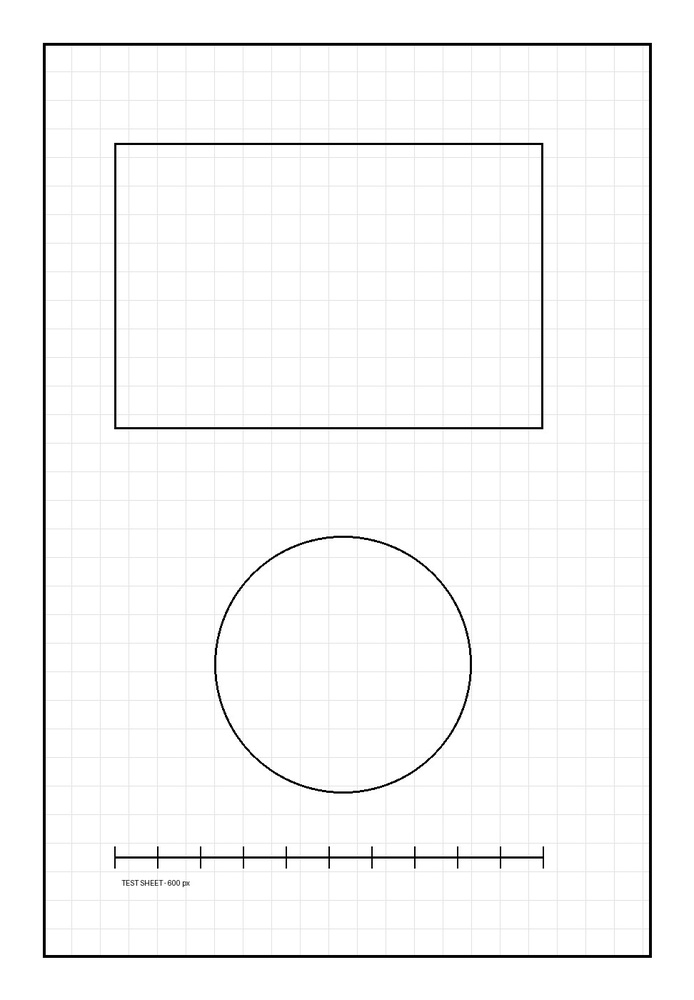
#> input picture e2e/fixtures/test-sheet.jpg, 694 x 1000 px, shrunk from 972 x 1400 before the run
$ python measure_ruler.py fixtures/test-sheet.jpg 1.0
#> lines starting #> are read from the running program, lines starting #| are printed output that depends on the picture; after the words box and inside, x2 and y2 are one past the last pixel; in counts of white or black regions, pixels touching at a corner belong together
import sys
from PIL import Image
import numpy as np
img, dpi = sys.argv[1], float(sys.argv[2])
a = np.array(Image.open(img).convert('L')) < 128
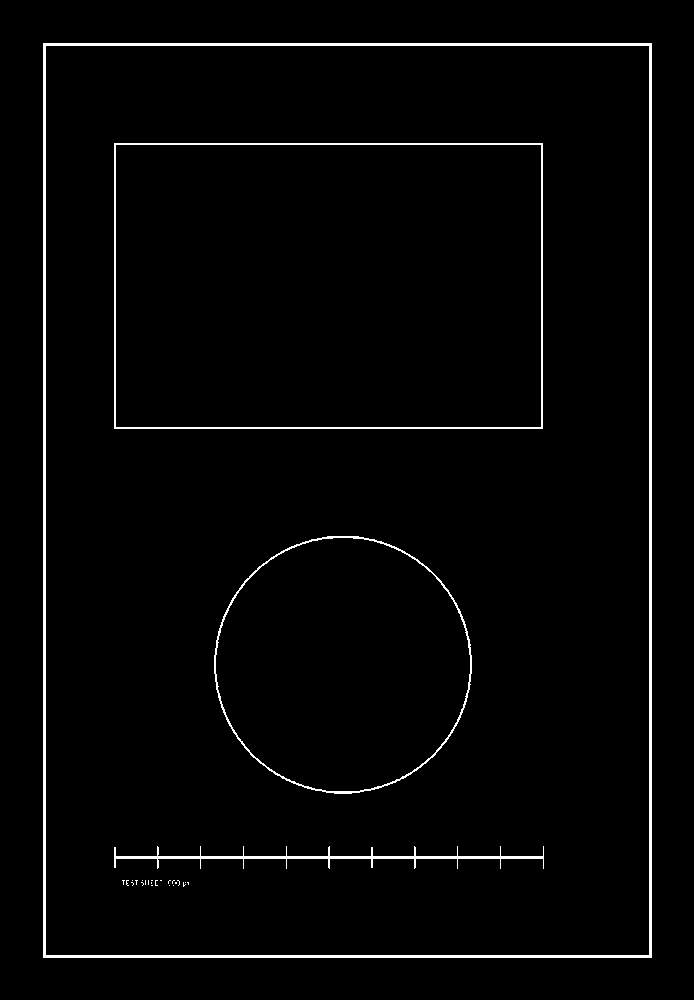
#> a: shape (1000, 694) bool; 2.2% white; 27 white regions (23 under 20 px), largest, box (x1, y1, x2, y2) and area: (43, 43, 652, 958) 9108, (114, 143, 543, 429) 2844, (214, 536, 472, 794) 1670, (114, 846, 544, 869) 1594
expect = 100 / 25.4 * dpi
best = None
for r in range(a.shape[0]):
    cols = np.where(a[r])[0]
    if len(cols) == 0: continue
    s = p = cols[0]
    for c in list(cols[1:]) + [None]:
        if c is None or c != p + 1:
            L = p - s + 1
            if abs(L - expect) < expect * 0.05 and (best is None or abs(L - expect) < abs(best[2] - expect)):
                best = (r, s, L)
            if c is not None: s = c
        if c is not None: p = c
#> after the loop, best = (551, 281, 4)
if best:
    r, s, L = best
#> r = 551; s = 281; L = 4
    # the line has a stroke width; ends are at line centre +/- half stroke (butt caps => exact)
    print(f'ruler row {r}: {L} px = {L / dpi * 25.4:.3f} mm (expected 100.000 mm, {expect:.1f} px)')
#| ruler row 551: 4 px = 101.600 mm (expected 100.000 mm, 3.9 px)
else:
    print('ruler not found')
